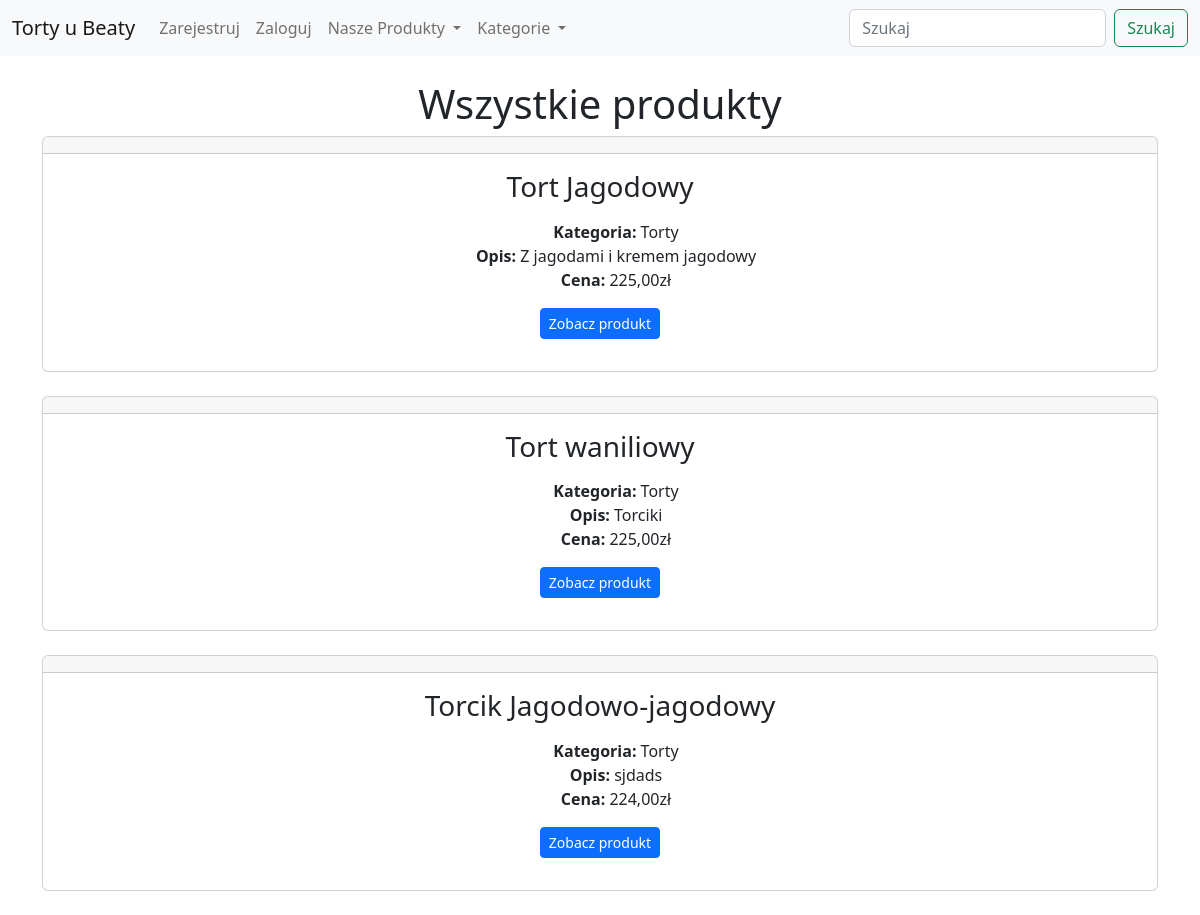
Screenshot of /allproducts/ with the database file from the repository.
### Cakes/models.py (models this page shows)
class Product(models.Model):
    category = models.ForeignKey(Category, on_delete=models.CASCADE, default=True, null=True)
    name = models.CharField(max_length=200)
    description = models.TextField(blank=True)
    estimated_price = models.DecimalField(max_digits=6, decimal_places=2)
    product_image = models.ImageField(null=True, blank=True, upload_to="images/")
    ingredients_list = models.ManyToManyField(Ingredients, blank=True)
    def __str__(self):
        return self.name

class Category(models.Model):
    name = models.CharField(max_length=100, unique=True)
    def __str__(self):
        return self.name

### Cakes/views.py (the view)
# urls.py: path('allproducts/', AllProductsView, name='all-products'),
def AllProductsView(request):
    all_products = Product.objects.all()
    context = {'all_products': all_products}
    return render(request, 'Shop/all_products.html', context)

### Cakes/templates/Shop/all_products.html (shortened to what this page needs)
{% extends 'Shop/base.html' %}
{% block content %}
<center>
    <h1>Wszystkie produkty</h1>
    {% for product in all_products %}
    <div class="card">
        <div class="card-header">
        </div>
    <div class="card-body">
        <h3 class="card-title">{{ product }}</h3>
        <p class="card-text"><ul>
            <strong>Kategoria: </strong>{{ product.category }}<br/>
            <strong>Opis: </strong>{{ product.description }}<br/>
            <strong>Cena: </strong>{{ product.estimated_price }}zł<br/>
    </ul>
        <div>
            <button type="button" class="btn btn-primary btn-sm">
                <a class="nav-link" href="{% url 'show-product' product.id %}">Zobacz produkt</a>
            </button>
        </div>
        </p>
    </div>
    </div>
        <br/>
    {% endfor %}
</center>
{% endblock %}

### rows the page displays
Product: name "Tort Jagodowy", category "Torty", description "Z jagodami i kremem jagodowy", estimated_price "225,00"
Product: name "Tort waniliowy", category "Torty", description "Torciki", estimated_price "225,00"
Product: name "Torcik Jagodowo-jagodowy", category "Torty", description "sjdads", estimated_price "224,00"
